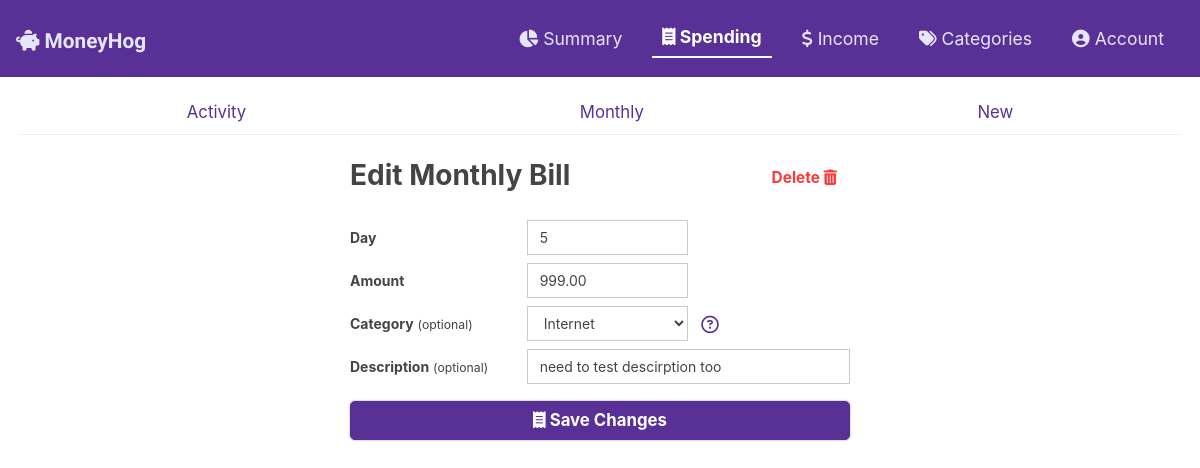
Screenshot of /budget/expenses/recurring/27/ with the database file from the repository.
### budget/models.py (models this page shows)
class RecurringExpense(models.Model):
    day = models.IntegerField('Day of expense')
    description = models.CharField(max_length=200, blank=True)
    category = models.ForeignKey('Category', on_delete=models.SET_NULL,null=True,blank=True)
    amount = models.DecimalField(max_digits=10, decimal_places=2)

### budget/views.py (the view, shortened to what this page needs)
# urls.py: path('expenses/recurring/<int:pk>/', views.recurring_edit, name='recurring_edit'),
def recurring_edit(request, pk):
    expense = RecurringExpense.objects.get(pk = pk)
    if request.method == "POST" and 'day' in request.POST:
        recurring_form = RecurringExpenseForm(request.POST, instance=expense)
        if recurring_form.is_valid():
            recurring_form.save()
            messages.success(request, "Your changes have been saved.")
            return redirect('budget:expense_list_recurring')
        else:
            messages.error(request, "An error occurred and your changes have not been saved.")
    else:
        recurring_form = RecurringExpenseForm(instance=expense)
    category_list = Category.objects.all()
    context = {
        'category_list' : category_list,
        'recurring_form' : recurring_form,
        'expense': expense,
    }
    return render(request, 'budget/expenses/edit-recurring.html',context)

### budget/models.py (called while the page is built)
    def __str__(self):
        return self.name

### budget/templates/budget/expenses/edit-recurring.html (shortened to what this page needs)
{% extends "budget/expenses/form.html" %}
{% block staticload %}{% load static %}{% endblock %}
{% block h1 %}Edit Monthly Bill{% endblock h1 %}
{% block extra_button%}
<button type="button" class="btn imp text-danger title-sm" data-toggle="modal" data-target="#deleteMonthlyBill">Delete <i class="fas fa-trash-alt"></i></button>
{% endblock extra_button%}
{% block recur-form-action %}{% url 'budget:recurring_edit' expense.pk %}{% endblock %}
{% block recur-form-class %}inline-form{% endblock %}
{% block recur-button-name %} Save Changes{% endblock %}

### budget/templates/budget/expenses/form.html (shortened to what this page needs)
{% extends "budget/expenses/expense.html" %}
{% block main_class %} class="narrow-content"{% endblock %}
{% block content %}
<div class="flex just-betw mt-2 mb-4">
    <h1 class="imp page-title mb-0">{% block h1 %}{% endblock h1 %}</h1>
    {% block extra_button%}{% endblock extra_button%}
</div>
<form id="recurring" action="{% block recur-form-action %}{% endblock %}" method="POST" class="{% block recur-form-class %}{% endblock %}" enctype="application/x-www-form-urlencoded">
  <div class="form-group mb-2 row">
    <label for="{{ recurring_form.day.id_for_label }}" class="col-sm-4 col-form-label imp">Day</label>
    <div class="col-md-8 flex">
      {{ recurring_form.day }}
    </div>
  </div>
  <div class="form-group mb-2 row">
      <label for="{{recurring_form.amount.id_for_label}}" class="col-sm-4 col-form-label imp">Amount</label>
      <div class="col-md-8">
        {{ recurring_form.amount }}
      </div>
  </div>
  <div class="form-group mb-2 row">
      <label for="{{ recurring_form.category.id_for_label }}" class="col-sm-4 col-form-label"><span class="imp">Category</span> <small>(optional)</small></label>
      <div class="col-md-8 flex">
        {{ recurring_form.category }}
        <button type="button" class="btn btn-link" data-toggle="tooltip" data-placement="top" title="Categories help you determine which areas you spend the most and allow you to set budgets for yourself."></button>
      </div>
  </div>
  <div class="form-group mb-3 row">
      <label for="{{ recurring_form.description.id_for_label}}" class="col-sm-4 col-form-label"><span class="imp">Description</span> <small>(optional)</small></label>
      <div class="col-md-8">
        {{ recurring_form.description }}
      </div>
  </div>
  <button type="submit" class="btn btn-primary block imp title-med"><i class="fas fa-receipt"></i>{% block recur-button-name %}{% endblock %}</button>
</form>
{% endblock content %}

### budget/static/budget/main.css (style rules this page uses)
.page-title { font-size: 2em; }
.title-med { font-size: 1.2em; margin-bottom: 0; }
.title-sm { font-size: 1.1em; }
.block { width: 100%; display: block; }
.btn-primary, .btn-outline-primary, .btn-success, .btn-danger, .btn-info, .btn-outline-secondary { box-shadow: 0px 0px 2px #888888; border-radius: 5px; }
.imp { font-weight: bold; }
.flex { display: flex; }
.just-betw { justify-content: space-between; }

### rows the page displays
RecurringExpense: day "5", amount "999.00", category "Internet", description "need to test descirption too"
